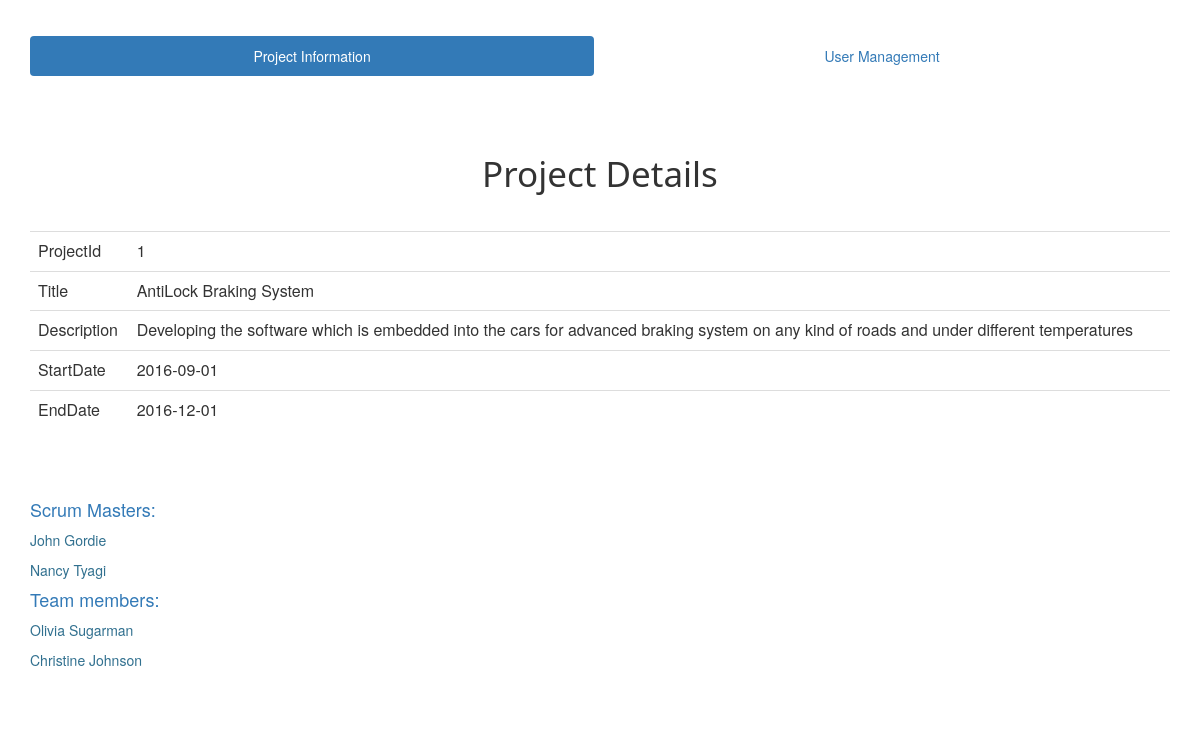
/ProjectHome.php?link=1 (signed in), run on the app's committed database.
### tables this page shows
CREATE TABLE `project` (
  `ProjectId` int(10) NOT NULL,
  `Title` varchar(50) NOT NULL,
  `Description` varchar(200) DEFAULT NULL,
  `StartDate` date DEFAULT NULL,
  `EndDate` date DEFAULT NULL,
  `IsActive` tinyint(1) DEFAULT '1',
  `CreatedBy` int(10) DEFAULT NULL
);

### ProjectDetail.php (the view, shortened to what this page needs)
<h1 style="text-align: center;">Project Details</h1>
<?PHP
$result = mysqli_query ( $connect, "SELECT ProjectId,Title,Description,StartDate,EndDate from Project where ProjectId= '$Projectid';" );
echo "<table class=\"table\" id=\"t01\" align=\"center\"
		<tr></tr>";
while ( $row = mysqli_fetch_row ( $result ) ) {
	echo "<tr><td>ProjectId</td>
        <td>$row[0]</td></tr>";
	$projectid = $row [0];
	echo "<tr><td>Title</td>
        <td>$row[1]</td></tr>
        <tr><td>Description </td>
        <td>$row[2]</td>
        </tr><tr><td>StartDate</td>
        <td>$row[3]</td></tr>
        <tr><td>EndDate</td>
        <td>$row[4]</td></tr>";
}
echo "</table>";
?>
<br />
<br />
<h4><p class="text-primary">Scrum Masters:</p></h4>
<?php
$scrummasters = mysqli_query ( $connect, "Select CONCAT(FirstName,' ',LastName) from User U INNER JOIN UserToRole UR on U.EmpId = UR.EmpId INNER JOIN UserToProject UP ON UR.Id=UP.UtoRId where UP.projectId='$projectid' and UR.RoleId=3;" );
if (mysqli_num_rows ( $scrummasters ) > 0) {
	while ( $row = mysqli_fetch_row ( $scrummasters ) ) {
		echo "<p class=\"text-info\">$row[0]</p>";
	}
} else {
	echo "<p class=\"text-danger\">No Scrum Masters added</p>";
}
echo "<h4><p class=\"text-primary\">Team members:</p></h4>";
$scrummasters = mysqli_query ( $connect, "Select CONCAT(FirstName,' ',LastName) from User U INNER JOIN UserToRole UR on U.EmpId = UR.EmpId INNER JOIN UserToProject UP ON UR.Id=UP.UtoRId where UP.projectId='$projectid' and UR.RoleId=4;" );
if (mysqli_num_rows ( $scrummasters ) > 0) {
	while ( $row = mysqli_fetch_row ( $scrummasters ) ) {
		echo "<p class=\"text-info\">$row[0]</p>";
	}
} else {
	echo "<p class=\"text-danger\">No Team members added</p>";
}
?>
<br />
<br />
</body>
</html>

### CSS/Main.css (style rules this page uses)
h1 { font: 35px/1 DNLTL; font-family: "Segoe UI",Arial,sans-serif; margin: 7% 0 40px 0; }

### data on the page
project: ProjectId "1", Title "AntiLock Braking System", Description "Developing the software which is embedded into the cars for advanced braking system on any kind of roads and under different temperatures", StartDate "2016-09-01", EndDate "2016-12-01"

### other printed values
$row[0] "John Gordie"
$row[0] "Nancy Tyagi"
$row[0] "Olivia Sugarman"
$row[0] "Christine Johnson"
